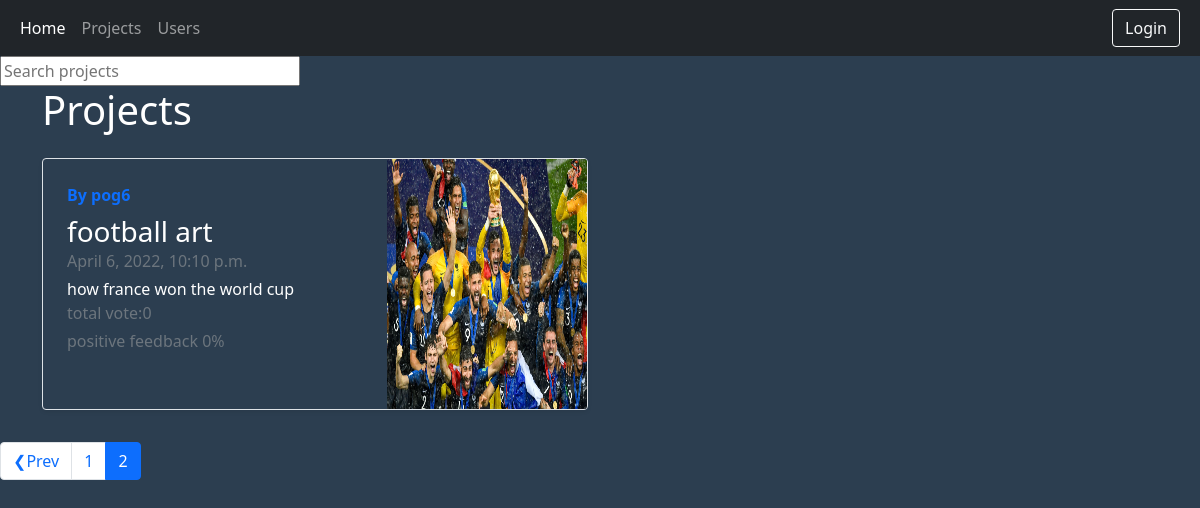
Page /projects/?page=2 on the earlier database version.
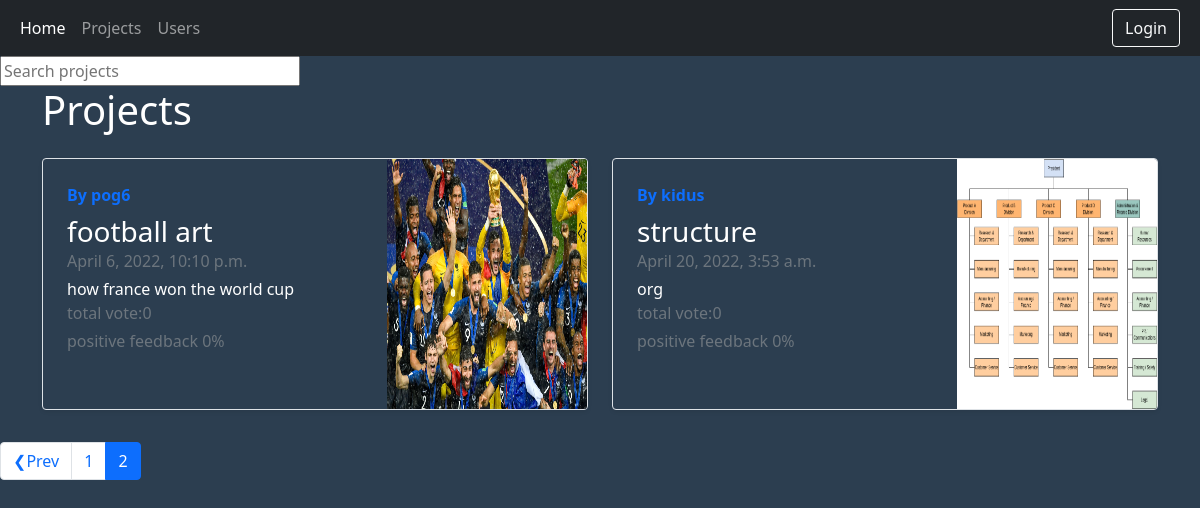
Same page on the later database version.
### users/models.py (models this page shows, shortened)
class Project(models.Model):
    owner=models.ForeignKey(Account, on_delete=models.CASCADE)
    title=models.CharField(max_length=200)
    description=models.TextField(max_length=2000, null=True, blank=True)
    project_profile=models.ImageField(null=True,blank=True,upload_to="project_profiles/",default='project_profiles/default.jpg')
    source_link = models.CharField(max_length=2000, null=True, blank=True)
    vote_total = models.IntegerField(default=0, null=True, blank=True)
    vote_ratio = models.IntegerField(default=0, null=True, blank=True)
    created = models.DateTimeField(auto_now_add=True)
    id = models.UUIDField(default=uuid.uuid4, unique=True, primary_key=True, editable=False)

class Account(models.Model):
    user = models.OneToOneField(User, on_delete=models.CASCADE, null=True, blank=True)
    first_name=models.CharField(max_length=200, null=True, blank=True)
    last_name = models.CharField(max_length=200, null=True, blank=True)
    username=models.CharField(max_length=200, null=True, blank=True)
    email=models.EmailField(max_length=200)
    location=models.CharField(max_length=200, null=True, blank=True)
    bio=models.TextField(max_length=200, null=True, blank=True)
    job=models.CharField(max_length=200, null=True, blank=True)
    status=models.CharField(max_length=200, null=True, blank=True)
    profile=models.ImageField(null=True, blank=True,upload_to="profiles/",default='profiles/user-default.png')
    groups=models.ManyToManyField('Group',blank=True)
    github_account=models.CharField(max_length=200, null=True, blank=True)
    linkedin_account = models.CharField(max_length=200, null=True, blank=True)
    follower_accounts= models.ManyToManyField('Account', blank=True)
    followed_accounts= models.ManyToManyField('Account', blank=True,related_name="follows")
    followers = models.IntegerField(default=0, null=True, blank=True)
    following = models.IntegerField(default=0, null=True, blank=True)
    created = models.DateTimeField(auto_now_add=True)
    id = models.UUIDField(default=uuid.uuid4, unique=True, primary_key=True, editable=False)
    def __str__(self):
        return str(self.username)
    class Meta:
        ordering = ['-followers']

### users/views.py (the view)
# urls.py: path('projects/',views.projects,name="projects"),
def projects(request):
    projects, search_query = search_projects(request)
    projects, custom_range = pagination(request,projects,4)
    context={"projects":projects,"search_query":search_query,"custom_range":custom_range}
    return render(request,"users/projects.html",context)

### users/utils.py (called while the page is built)
def search_projects(request):
    search_query = ''
    accounts = []
    if request.GET.get('search_query'):
        search_query = request.GET.get('search_query')
        accounts = Account.objects.filter(Q(last_name__icontains=search_query) | Q(username__icontains=search_query) | Q(first_name__icontains=search_query))
    projects = Project.objects.filter(Q(title__icontains=search_query) |Q(owner__in=accounts))
    return projects,search_query

def pagination(request,accounts,result):
    page = request.GET.get("page")
    paginator = Paginator(accounts, result)
    try:
        accounts = paginator.page(page)
    except PageNotAnInteger:
        page = 1
        accounts = paginator.page(page)
    except EmptyPage:
        page = paginator.num_pages
        accounts = paginator.page(page)
    left_index = int(page) - 2
    if left_index < 1:
        left_index = 1
    right_index = int(page) + 3
    if right_index > paginator.num_pages:
        right_index = paginator.num_pages + 1
    custom_range = range(left_index, right_index)
    return accounts,custom_range

### users/templates/users/projects.html (shortened to what this page needs)
{% extends 'main.html' %}
{% block content %}
 <form id="searchForm" action="{% url 'projects' %}" method="get">
          <input style="width:300px;" type="text" placeholder="Search projects" aria-label="Search" name="search_query" value="{{search_query}}">
        </form>
<div class="container">
<h1 class="mb-0" id="change">Projects</h1>
  <br>
<div class="row mb-2">
      {% for project in projects %}
    <div class="col-md-6">
      <div class="row g-0 border rounded overflow-hidden flex-md-row mb-4 shadow-sm h-md-250 position-relative">
        <div class="col p-4 d-flex flex-column position-static">
            {% if project.owner == request.user.account %}
             <a href="{% url 'account' project.owner.id %}">
          <strong class="d-inline-block mb-2 text-primary" >By {{project.owner}}</strong>
                </a>
            {% else %}
            <a href="{% url 'user_account' project.owner.id %}">
          <strong class="d-inline-block mb-2 text-primary" >By {{project.owner}}</strong>
                </a>
            {% endif %}
              <a href="" id="me" style="text-decoration: None;">
          <h3 class="mb-0">{{project.title}}</h3>
          <div class="mb-1 text-muted" >{{project.created}}</div>
          <p class="card-text mb-auto">{{project.description|slice:"150" }}</p>
          <div class="mb-1 text-muted">total vote:{{project.vote_total}}</div>
          <div class="mb-1 text-muted">positive feedback {{project.vote_ratio}}%</div>
                   </a>
        </div>
        <div class="col-auto d-none d-lg-block">
            <img src="{{project.project_profile.url}}" alt="" class="bd-placeholder-img" width="200" height="250">
        </div>
      </div>
    </div>
      {% endfor %}
    </div>
    </div>
  {% include 'pagination.html' with query_set=projects custom_range=custom_range %}
{% endblock content %}

Differences in the rows shown:
added Project: owner "kidus", title "structure", created "April 20, 2022, 3:53 a.m.", description "org", vote_total "0", vote_ratio "0", project_profile (picture)
